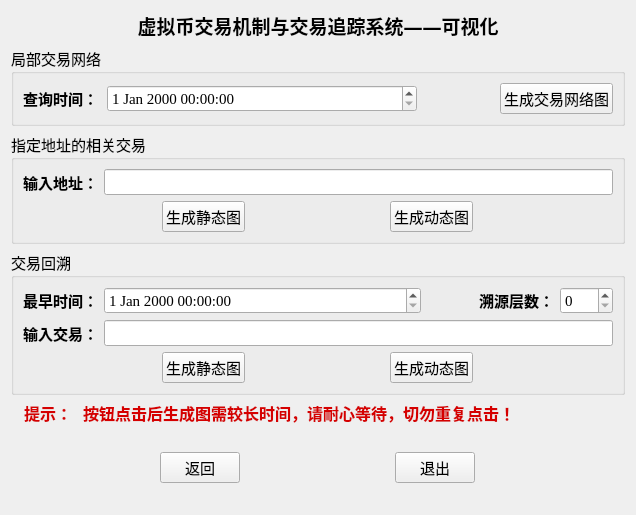
<?xml version="1.0" encoding="UTF-8"?>
<ui version="4.0">
 <class>Form</class>
 <widget class="QWidget" name="Form">
  <property name="geometry">
   <rect>
    <x>0</x>
    <y>0</y>
    <width>636</width>
    <height>515</height>
   </rect>
  </property>
  <property name="font">
   <font>
    <family>Agency FB</family>
    <pointsize>11</pointsize>
   </font>
  </property>
  <property name="windowTitle">
   <string>Form</string>
  </property>
  <property name="styleSheet">
   <string notr="true"/>
  </property>
  <layout class="QVBoxLayout" name="verticalLayout_4" stretch="3,3,4,6,0,0,0,0">
   <item>
    <layout class="QHBoxLayout" name="horizontalLayout_11">
     <item>
      <widget class="QLabel" name="label">
       <property name="font">
        <font>
         <family>Agency FB</family>
         <pointsize>14</pointsize>
         <weight>75</weight>
         <bold>true</bold>
        </font>
       </property>
       <property name="text">
        <string>虚拟币交易机制与交易追踪系统——可视化</string>
       </property>
       <property name="alignment">
        <set>Qt::AlignCenter</set>
       </property>
      </widget>
     </item>
    </layout>
   </item>
   <item>
    <widget class="QGroupBox" name="groupBox">
     <property name="font">
      <font>
       <family>Agency FB</family>
       <pointsize>11</pointsize>
       <weight>50</weight>
       <bold>false</bold>
      </font>
     </property>
     <property name="title">
      <string>局部交易网络</string>
     </property>
     <property name="flat">
      <bool>false</bool>
     </property>
     <property name="checkable">
      <bool>false</bool>
     </property>
     <layout class="QVBoxLayout" name="verticalLayout">
      <item>
       <layout class="QHBoxLayout" name="horizontalLayout" stretch="1,4,1,1">
        <item>
         <widget class="QLabel" name="label_2">
          <property name="font">
           <font>
            <family>Agency FB</family>
            <pointsize>11</pointsize>
            <weight>75</weight>
            <bold>true</bold>
           </font>
          </property>
          <property name="text">
           <string>查询时间：</string>
          </property>
         </widget>
        </item>
        <item>
         <widget class="QDateTimeEdit" name="dateTimeEdit">
          <property name="font">
           <font>
            <family>Times New Roman</family>
            <pointsize>11</pointsize>
            <weight>50</weight>
            <bold>false</bold>
           </font>
          </property>
         </widget>
        </item>
        <item>
         <spacer name="horizontalSpacer">
          <property name="orientation">
           <enum>Qt::Horizontal</enum>
          </property>
          <property name="sizeHint" stdset="0">
           <size>
            <width>40</width>
            <height>20</height>
           </size>
          </property>
         </spacer>
        </item>
        <item>
         <widget class="QPushButton" name="pushButton_3">
          <property name="text">
           <string>生成交易网络图</string>
          </property>
          <property name="autoDefault">
           <bool>false</bool>
          </property>
         </widget>
        </item>
       </layout>
      </item>
     </layout>
    </widget>
   </item>
   <item>
    <widget class="QGroupBox" name="groupBox_2">
     <property name="font">
      <font>
       <family>Agency FB</family>
       <pointsize>11</pointsize>
       <weight>50</weight>
       <bold>false</bold>
      </font>
     </property>
     <property name="title">
      <string>指定地址的相关交易</string>
     </property>
     <layout class="QVBoxLayout" name="verticalLayout_2">
      <item>
       <layout class="QHBoxLayout" name="horizontalLayout_2">
        <item>
         <widget class="QLabel" name="label_3">
          <property name="font">
           <font>
            <family>Agency FB</family>
            <pointsize>11</pointsize>
            <weight>75</weight>
            <bold>true</bold>
           </font>
          </property>
          <property name="text">
           <string>输入地址：</string>
          </property>
         </widget>
        </item>
        <item>
         <widget class="QLineEdit" name="lineEdit">
          <property name="font">
           <font>
            <family>Times New Roman</family>
            <pointsize>11</pointsize>
            <weight>50</weight>
            <bold>false</bold>
           </font>
          </property>
         </widget>
        </item>
       </layout>
      </item>
      <item>
       <layout class="QHBoxLayout" name="horizontalLayout_3">
        <item>
         <widget class="QPushButton" name="pushButton_4">
          <property name="sizePolicy">
           <sizepolicy hsizetype="Fixed" vsizetype="Fixed">
            <horstretch>0</horstretch>
            <verstretch>0</verstretch>
           </sizepolicy>
          </property>
          <property name="text">
           <string>生成静态图</string>
          </property>
         </widget>
        </item>
        <item>
         <widget class="QPushButton" name="pushButton_6">
          <property name="sizePolicy">
           <sizepolicy hsizetype="Fixed" vsizetype="Fixed">
            <horstretch>0</horstretch>
            <verstretch>0</verstretch>
           </sizepolicy>
          </property>
          <property name="text">
           <string>生成动态图</string>
          </property>
         </widget>
        </item>
       </layout>
      </item>
     </layout>
    </widget>
   </item>
   <item>
    <widget class="QGroupBox" name="groupBox_3">
     <property name="font">
      <font>
       <family>Agency FB</family>
       <pointsize>11</pointsize>
       <weight>50</weight>
       <bold>false</bold>
      </font>
     </property>
     <property name="title">
      <string>交易回溯</string>
     </property>
     <layout class="QVBoxLayout" name="verticalLayout_3">
      <item>
       <layout class="QHBoxLayout" name="horizontalLayout_4" stretch="1,6,1,1,1">
        <item>
         <widget class="QLabel" name="label_5">
          <property name="font">
           <font>
            <family>Agency FB</family>
            <pointsize>11</pointsize>
            <weight>75</weight>
            <bold>true</bold>
           </font>
          </property>
          <property name="text">
           <string>最早时间：</string>
          </property>
         </widget>
        </item>
        <item>
         <widget class="QDateTimeEdit" name="dateTimeEdit_2">
          <property name="font">
           <font>
            <family>Times New Roman</family>
            <pointsize>11</pointsize>
            <weight>50</weight>
            <bold>false</bold>
           </font>
          </property>
         </widget>
        </item>
        <item>
         <spacer name="horizontalSpacer_2">
          <property name="orientation">
           <enum>Qt::Horizontal</enum>
          </property>
          <property name="sizeHint" stdset="0">
           <size>
            <width>40</width>
            <height>20</height>
           </size>
          </property>
         </spacer>
        </item>
        <item>
         <widget class="QLabel" name="label_6">
          <property name="font">
           <font>
            <family>Agency FB</family>
            <pointsize>11</pointsize>
            <weight>75</weight>
            <bold>true</bold>
           </font>
          </property>
          <property name="text">
           <string>溯源层数：</string>
          </property>
         </widget>
        </item>
        <item>
         <widget class="QSpinBox" name="spinBox">
          <property name="font">
           <font>
            <family>Times New Roman</family>
            <pointsize>11</pointsize>
            <weight>50</weight>
            <bold>false</bold>
           </font>
          </property>
         </widget>
        </item>
       </layout>
      </item>
      <item>
       <layout class="QHBoxLayout" name="horizontalLayout_5">
        <item>
         <widget class="QLabel" name="label_4">
          <property name="font">
           <font>
            <family>Agency FB</family>
            <pointsize>11</pointsize>
            <weight>75</weight>
            <bold>true</bold>
           </font>
          </property>
          <property name="text">
           <string>输入交易：</string>
          </property>
         </widget>
        </item>
        <item>
         <widget class="QLineEdit" name="lineEdit_2">
          <property name="font">
           <font>
            <family>Times New Roman</family>
            <pointsize>11</pointsize>
            <weight>50</weight>
            <bold>false</bold>
           </font>
          </property>
         </widget>
        </item>
       </layout>
      </item>
      <item>
       <layout class="QHBoxLayout" name="horizontalLayout_6">
        <item>
         <widget class="QPushButton" name="pushButton_5">
          <property name="sizePolicy">
           <sizepolicy hsizetype="Fixed" vsizetype="Fixed">
            <horstretch>0</horstretch>
            <verstretch>0</verstretch>
           </sizepolicy>
          </property>
          <property name="text">
           <string>生成静态图</string>
          </property>
         </widget>
        </item>
        <item>
         <widget class="QPushButton" name="pushButton_7">
          <property name="sizePolicy">
           <sizepolicy hsizetype="Fixed" vsizetype="Fixed">
            <horstretch>0</horstretch>
            <verstretch>0</verstretch>
           </sizepolicy>
          </property>
          <property name="text">
           <string>生成动态图</string>
          </property>
         </widget>
        </item>
       </layout>
      </item>
     </layout>
    </widget>
   </item>
   <item>
    <layout class="QHBoxLayout" name="horizontalLayout_8" stretch="1,4,40,1">
     <item>
      <spacer name="horizontalSpacer_3">
       <property name="orientation">
        <enum>Qt::Horizontal</enum>
       </property>
       <property name="sizeHint" stdset="0">
        <size>
         <width>40</width>
         <height>20</height>
        </size>
       </property>
      </spacer>
     </item>
     <item>
      <widget class="QLabel" name="label_7">
       <property name="palette">
        <palette>
         <active>
          <colorrole role="WindowText">
           <brush brushstyle="SolidPattern">
            <color alpha="255">
             <red>213</red>
             <green>0</green>
             <blue>0</blue>
            </color>
           </brush>
          </colorrole>
         </active>
         <inactive>
          <colorrole role="WindowText">
           <brush brushstyle="SolidPattern">
            <color alpha="255">
             <red>213</red>
             <green>0</green>
             <blue>0</blue>
            </color>
           </brush>
          </colorrole>
         </inactive>
         <disabled>
          <colorrole role="WindowText">
           <brush brushstyle="SolidPattern">
            <color alpha="255">
             <red>120</red>
             <green>120</green>
             <blue>120</blue>
            </color>
           </brush>
          </colorrole>
         </disabled>
        </palette>
       </property>
       <property name="font">
        <font>
         <family>Agency FB</family>
         <pointsize>12</pointsize>
         <weight>75</weight>
         <bold>true</bold>
        </font>
       </property>
       <property name="text">
        <string>提示：</string>
       </property>
      </widget>
     </item>
     <item>
      <widget class="QLabel" name="label_8">
       <property name="palette">
        <palette>
         <active>
          <colorrole role="WindowText">
           <brush brushstyle="SolidPattern">
            <color alpha="255">
             <red>213</red>
             <green>0</green>
             <blue>0</blue>
            </color>
           </brush>
          </colorrole>
         </active>
         <inactive>
          <colorrole role="WindowText">
           <brush brushstyle="SolidPattern">
            <color alpha="255">
             <red>213</red>
             <green>0</green>
             <blue>0</blue>
            </color>
           </brush>
          </colorrole>
         </inactive>
         <disabled>
          <colorrole role="WindowText">
           <brush brushstyle="SolidPattern">
            <color alpha="255">
             <red>120</red>
             <green>120</green>
             <blue>120</blue>
            </color>
           </brush>
          </colorrole>
         </disabled>
        </palette>
       </property>
       <property name="font">
        <font>
         <family>Agency FB</family>
         <pointsize>12</pointsize>
         <weight>75</weight>
         <bold>true</bold>
        </font>
       </property>
       <property name="text">
        <string>按钮点击后生成图需较长时间，请耐心等待，切勿重复点击！</string>
       </property>
      </widget>
     </item>
     <item>
      <spacer name="horizontalSpacer_4">
       <property name="orientation">
        <enum>Qt::Horizontal</enum>
       </property>
       <property name="sizeHint" stdset="0">
        <size>
         <width>40</width>
         <height>20</height>
        </size>
       </property>
      </spacer>
     </item>
    </layout>
   </item>
   <item>
    <spacer name="verticalSpacer_2">
     <property name="orientation">
      <enum>Qt::Vertical</enum>
     </property>
     <property name="sizeHint" stdset="0">
      <size>
       <width>20</width>
       <height>23</height>
      </size>
     </property>
    </spacer>
   </item>
   <item>
    <layout class="QHBoxLayout" name="horizontalLayout_7">
     <item>
      <widget class="QPushButton" name="pushButton">
       <property name="sizePolicy">
        <sizepolicy hsizetype="Fixed" vsizetype="Fixed">
         <horstretch>0</horstretch>
         <verstretch>0</verstretch>
        </sizepolicy>
       </property>
       <property name="font">
        <font>
         <family>Agency FB</family>
         <pointsize>11</pointsize>
         <weight>50</weight>
         <bold>false</bold>
        </font>
       </property>
       <property name="text">
        <string>返回</string>
       </property>
      </widget>
     </item>
     <item>
      <widget class="QPushButton" name="pushButton_2">
       <property name="sizePolicy">
        <sizepolicy hsizetype="Fixed" vsizetype="Fixed">
         <horstretch>0</horstretch>
         <verstretch>0</verstretch>
        </sizepolicy>
       </property>
       <property name="font">
        <font>
         <family>Agency FB</family>
         <pointsize>11</pointsize>
         <weight>50</weight>
         <bold>false</bold>
        </font>
       </property>
       <property name="text">
        <string>退出</string>
       </property>
      </widget>
     </item>
    </layout>
   </item>
   <item>
    <spacer name="verticalSpacer">
     <property name="orientation">
      <enum>Qt::Vertical</enum>
     </property>
     <property name="sizeHint" stdset="0">
      <size>
       <width>20</width>
       <height>23</height>
      </size>
     </property>
    </spacer>
   </item>
  </layout>
 </widget>
 <resources/>
 <connections>
  <connection>
   <sender>pushButton_2</sender>
   <signal>clicked()</signal>
   <receiver>Form</receiver>
   <slot>close()</slot>
   <hints>
    <hint type="sourcelabel">
     <x>346</x>
     <y>394</y>
    </hint>
    <hint type="destinationlabel">
     <x>445</x>
     <y>433</y>
    </hint>
   </hints>
  </connection>
 </connections>
</ui>
